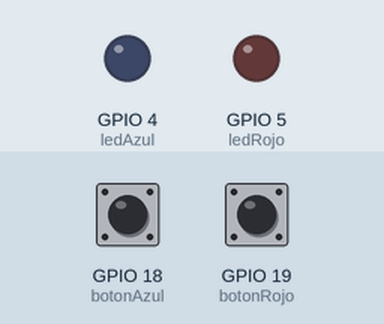
Bench run of a sketch on a simulated ESP32. Parts: output pins drawn as LEDs (lit = HIGH). Dashed ring = blinking. The inputs (shaded band) are chosen by the test bench; at power-on: GPIO 18 (botonAzul) HIGH, GPIO 19 (botonRojo) HIGH. Random numbers use the default seed unless the sketch sets one.

Above: at 1.2 s.
1.3 s: GPIO 18 (botonAzul) pulled LOW for 0.15 s
At 1.55 s:
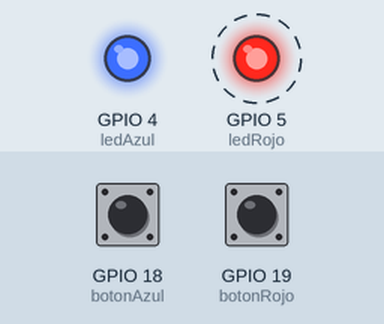
4.4 s: GPIO 19 (botonRojo) pulled LOW for 0.15 s
At 4.57 s:
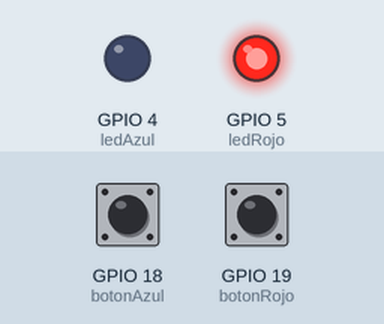
7.4 s: GPIO 18 (botonAzul) pulled LOW for 1 s
At 10.3 s:
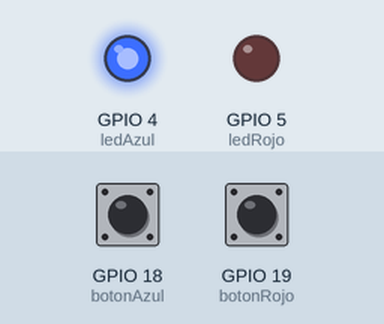
11.4 s: GPIO 18 (botonAzul) pulled LOW for 3.2 s
At 14.82 s:
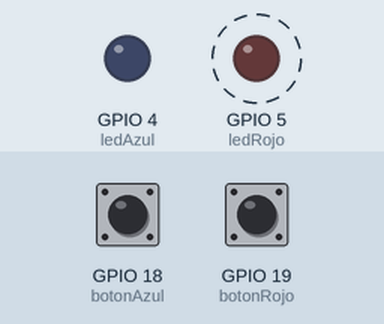
Timing chart, 0 to 18.5 s (numbered marks = the images above; inputs shaded):
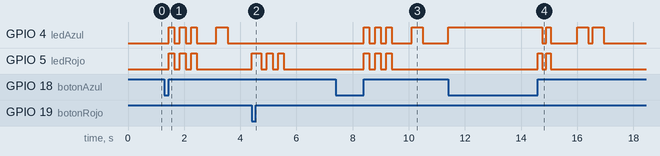

The sketch:

redPandaDice.ino
```cpp
const int ledAzul = 4;
const int ledRojo = 5;
const int botonAzul = 18;  // corresponde al LED azul
const int botonRojo = 19;  // corresponde al LED rojo

int secuencia[100];
int longitudActual = 1;

void encenderLed(int numero, int duracion) {
  int pin = (numero == 0) ? ledAzul : ledRojo;
  digitalWrite(pin, HIGH);
  delay(duracion);
  digitalWrite(pin, LOW);
  delay(150);
}

void mostrarSecuencia() {
  for (int i = 0; i < longitudActual; i++) {
    encenderLed(secuencia[i], 400);
  }
}

// Espera a que el jugador presione un botón, da feedback encendiendo
// el LED correspondiente mientras lo mantiene presionado
int leerBoton() {
  while (true) {
    if (digitalRead(botonAzul) == LOW) {
      digitalWrite(ledAzul, HIGH);
      while (digitalRead(botonAzul) == LOW); // se mantiene encendido mientras lo presiona
      digitalWrite(ledAzul, LOW);
      return 0;
    }
    if (digitalRead(botonRojo) == LOW) {
      digitalWrite(ledRojo, HIGH);
      while (digitalRead(botonRojo) == LOW);
      digitalWrite(ledRojo, LOW);
      return 1;
    }
  }
}

void animacionAcierto() {
  for (int i = 0; i < 2; i++) {
    digitalWrite(ledAzul, HIGH);
    digitalWrite(ledRojo, HIGH);
    delay(150);
    digitalWrite(ledAzul, LOW);
    digitalWrite(ledRojo, LOW);
    delay(150);
  }
}

void animacionFallo() {
  for (int i = 0; i < 3; i++) {
    digitalWrite(ledRojo, HIGH);
    delay(200);
    digitalWrite(ledRojo, LOW);
    delay(200);
  }
}

void generarSecuencia() {
  longitudActual = 1;
  for (int i = 0; i < 100; i++) {
    secuencia[i] = random(0, 2);
  }
}

// Espera a que presionen el botón azul para arrancar, y hace el
// parpadeo de "inicio" con ambos LEDs
void esperarInicio() {
  while (digitalRead(botonAzul) == HIGH) {
    // no hace nada, solo espera
  }
  while (digitalRead(botonAzul) == LOW); // espera a que lo suelten

  for (int i = 0; i < 3; i++) {
    digitalWrite(ledAzul, HIGH);
    digitalWrite(ledRojo, HIGH);
    delay(200);
    digitalWrite(ledAzul, LOW);
    digitalWrite(ledRojo, LOW);
    delay(200);
  }

  generarSecuencia();
  delay(500);
}

void setup() {
  pinMode(ledAzul, OUTPUT);
  pinMode(ledRojo, OUTPUT);
  pinMode(botonAzul, INPUT_PULLUP);
  pinMode(botonRojo, INPUT_PULLUP);
  randomSeed(analogRead(34)); // pin sin nada conectado, para variar la semilla

  digitalWrite(ledAzul, LOW);
  digitalWrite(ledRojo, LOW);
}

void loop() {
  esperarInicio();

  bool jugando = true;
  while (jugando) {
    mostrarSecuencia();

    bool correcto = true;
    for (int i = 0; i < longitudActual; i++) {
      int entrada = leerBoton();
      if (entrada != secuencia[i]) {
        correcto = false;
        break;
      }
    }

    if (correcto) {
      animacionAcierto();
      longitudActual++;
      delay(800);
    } else {
      animacionFallo();
      jugando = false; // sale del juego y regresa a esperar el botón azul
    }
  }
}
```

Measured:
- after the input at 1.3 s, GPIO 4 (ledAzul): LOW → HIGH after 0.15 s, → LOW 0.20 s later, → HIGH 0.20 s later, → LOW 0.20 s later, … (8 changes in this stretch); GPIO 5 (ledRojo): alternates HIGH for 0.20 s and LOW for 0.20 s, 6 changes in all, then stays LOW, starting after 0.15 s
- after the input at 4.4 s, GPIO 5 (ledRojo): LOW → HIGH at once, then repeats every 0.40 s: LOW 0.20 s, HIGH 0.20 s, until it stays LOW from 5.6 s
- after the input at 7.4 s, GPIO 4 (ledAzul): LOW → HIGH after 1.0 s, → LOW 0.20 s later, → HIGH 0.20 s later, → LOW 0.20 s later, … (8 changes in this stretch); GPIO 5 (ledRojo): alternates HIGH for 0.20 s and LOW for 0.20 s, 6 changes in all, then stays LOW, starting after 1.0 s
- after the input at 11.4 s, GPIO 4 (ledAzul): LOW → HIGH at once, → LOW 3.4 s later, → HIGH 0.15 s later, → LOW 0.15 s later, … (8 changes in this stretch); GPIO 5 (ledRojo): alternates HIGH for 0.15 s and LOW for 0.15 s, 4 changes in all, then stays LOW, starting after 3.2 s
